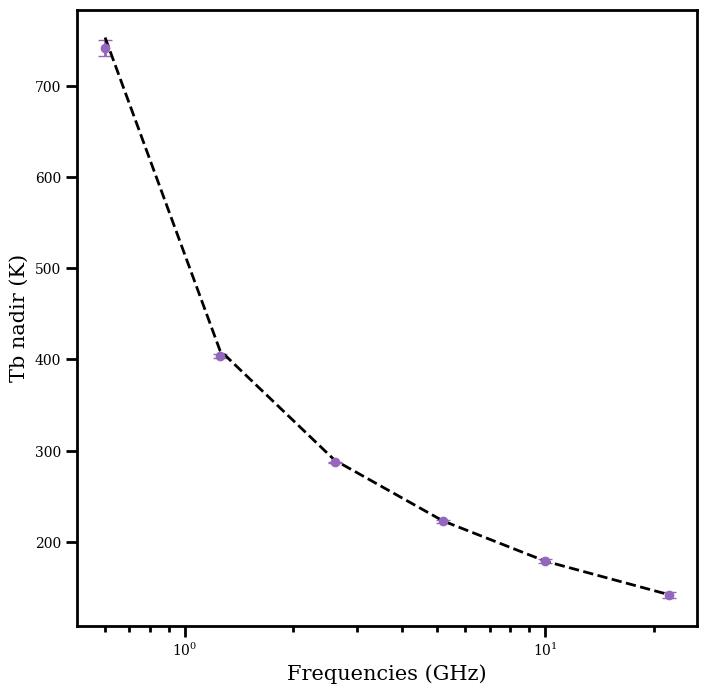

This chart was generated by the following Python code:
#! /usr/bin/env python3
from pylab import *

freq = array([0.6,1.25,2.6,5.2,10.,22.])

ma = genfromtxt('ma166k.obs', skip_header = 2, max_rows = 6)
da = genfromtxt('da166k.obs', skip_header = 2, max_rows = 6)

figure(1, figsize = (8, 8))
ax = axes()
ax.errorbar(freq, ma[:,0], yerr = 0.02*(ma[:,0]-300.), fmt = 'o', color = 'C4', capsize = 5)
ax.plot(freq, da[:,0], 'k--')
ax.set_xlabel('Frequencies (GHz)')
ax.set_ylabel('Tb nadir (K)')
ax.set_xscale('log')

savefig('demo_moist_dry_spectra.png', bbox_inches = 'tight')
